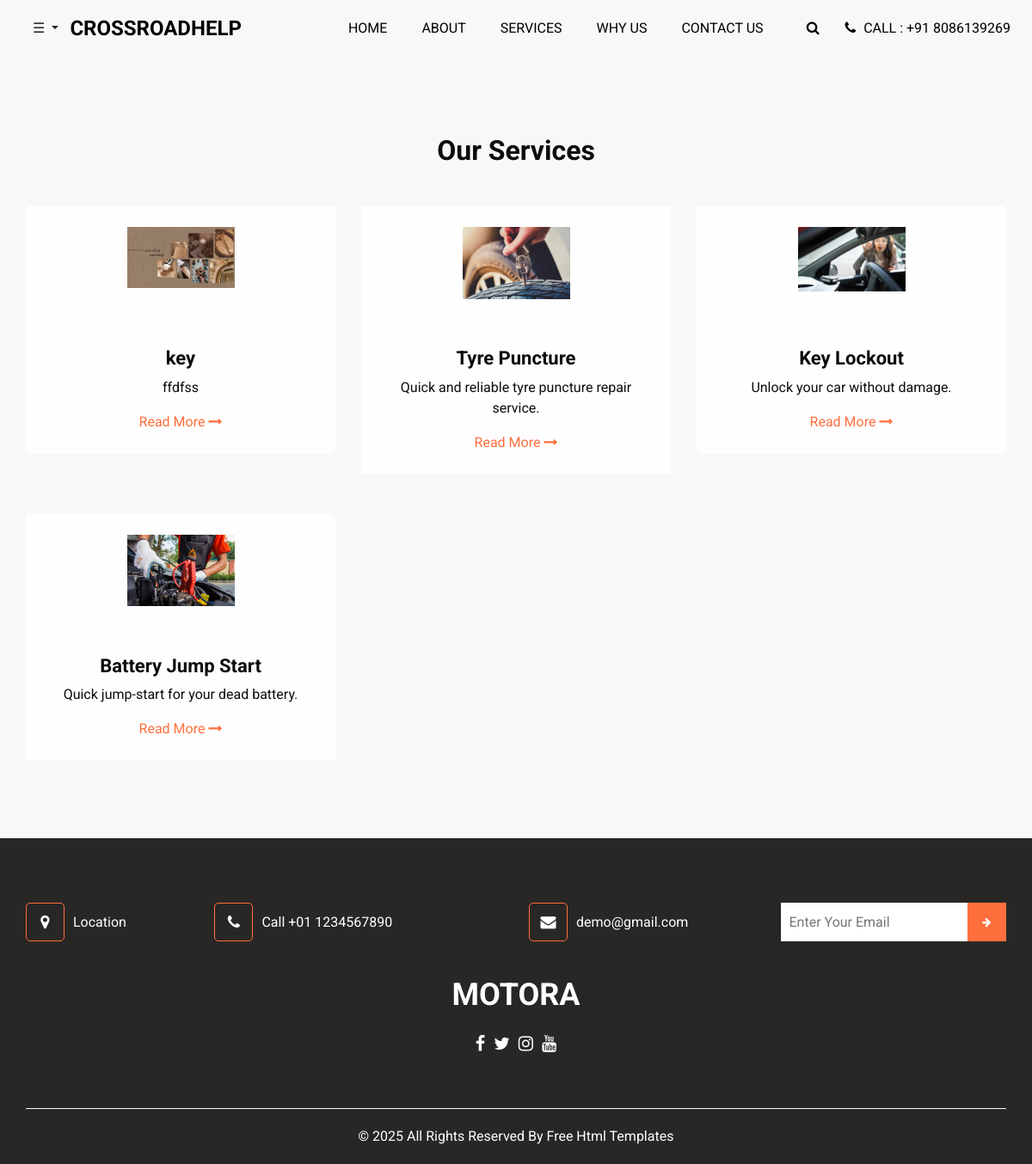
Before: /customer_welcome/service.html with the older database file.
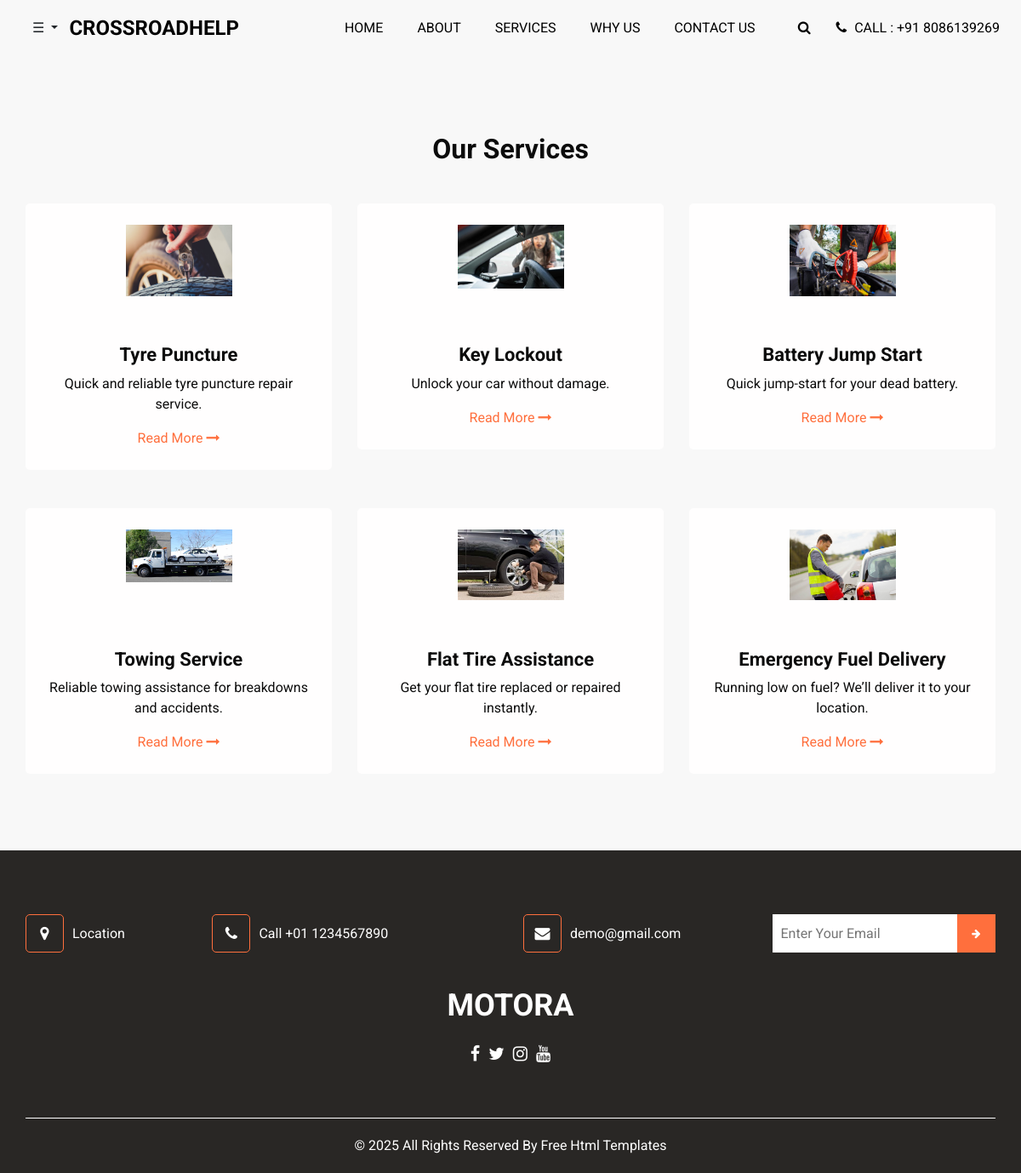
After: the same page with the newer database file.
### Home/models.py (models this page shows, shortened)
class ServiceProvided(models.Model):
    name = models.CharField(max_length=255)
    picture = models.ImageField(upload_to='services/')  # Main picture
    short_description = models.TextField()
    long_description = models.TextField()
    points_to_remember = models.TextField()
    additional_picture = models.ImageField(upload_to='services/', blank=True, null=True)  # Additional Picture

### Home/views.py (the view)
# urls.py: path('customer_welcome/service.html',views.service_list,name='service'),
def service_list(request):
    services = ServiceProvided.objects.all()
    return render(request, 'service.html', {'services': services})

### templates/service.html (shortened to what this page needs)
{% load static %}
<!DOCTYPE html>
<html>
<head>
  <link rel="stylesheet" type="text/css" href="{% static 'css/bootstrap.css' %}" />
  <link href="{% static 'css/font-awesome.min.css' %}" rel="stylesheet" />
  <link href="{% static 'css/style.css' %}" rel="stylesheet" />
  <link href="{% static 'css/responsive.css' %}" rel="stylesheet" />
</head>
<body>
  <header class="header_section">
    <div class="container-fluid">
      <nav class="navbar navbar-expand-lg custom_nav-container">
        <div class="dropdown">
          <button class="btn dropdown-toggle" type="button" id="menuButton" data-toggle="dropdown" aria-haspopup="true" aria-expanded="false">
            ☰
          </button>
        </div>
        <a class="navbar-brand" href="{% url 'home' %}">
          <span>CrossRoadHelp</span>
        </a>
        <div class="collapse navbar-collapse" id="navbarSupportedContent">
          <ul class="navbar-nav ml-auto">
            <li class="nav-item active">
              <a class="nav-link" href="index.html">Home <span class="sr-only">(current)</span></a>
            </li>
            <li class="nav-item">
              <a class="nav-link" href="about.html"> About</a>
            </li>
            <li class="nav-item">
              <a class="nav-link" href="service.html">Services</a>
            </li>
            <li class="nav-item">
              <a class="nav-link" href="why.html">Why Us</a>
            </li>
            <li class="nav-item">
              <a class="nav-link" href="contact.html">Contact Us</a>
            </li>
          </ul>
          <div class="quote_btn-container">
            <form class="form-inline">
              <button class="btn nav_search-btn" type="submit">
                <i class="fa fa-search" aria-hidden="true"></i>
              </button>
            </form>
            <a href="tel:+01123455678990">
              <i class="fa fa-phone" aria-hidden="true"></i>
              <span>Call : +91 8086139269 </span>
            </a>
          </div>
        </div>
      </nav>
    </div>
  </header>
  <section class="service_section layout_padding">
    <div class="container">
        <div class="heading_container heading_center">
            <h2>Our Services</h2>
        </div>
    </div>
    <div class="container">
        <div class="row">
            {% for service in services %}
            <div class="col-md-6 col-lg-4">
                <div class="box">
                    <div class="img-box">
                        <img src="{{ service.picture.url }}" alt="{{ service.name }}">
                    </div>
                    <div class="detail-box">
                        <h4>{{ service.name }}</h4>
                        <p>{{ service.short_description }}</p>
                        <a href="{% url 'service_detail' service.id %}">
                            Read More
                            <i class="fa fa-long-arrow-right" aria-hidden="true"></i>
                        </a>
                    </div>
                </div>
            </div>
            {% empty %}
            <p>No services available at the moment.</p>
            {% endfor %}
        </div>
    </div>
</section>
  <section class="info_section ">
    <div class="info_container ">
      <div class="container">
        <div class="row">
          <div class="col-lg-9">
            <div class="info_contact ">
              <div class="row">
                <div class="col-md-3">
                  <a href="#" class="link-box">
                    <i class="fa fa-map-marker" aria-hidden="true"></i>
                    <span>
                      Location
                    </span>
                  </a>
                </div>
                <div class="col-md-5">
                  <a href="#" class="link-box">
                    <i class="fa fa-phone" aria-hidden="true"></i>
                    <span>
                      Call +01 1234567890
                    </span>
                  </a>
                </div>
                <div class="col-md-4">
                  <a href="#" class="link-box">
                    <i class="fa fa-envelope" aria-hidden="true"></i>
                    <span>
                      demo@gmail.com
                    </span>
                  </a>
                </div>
              </div>
            </div>
          </div>
          <div class="col-md-5  col-lg-3 mx-auto">
            <div class="info_form ">
              <form action="#">
                <input type="email" placeholder="Enter Your Email" />
                <button>
                  <i class="fa fa-arrow-right" aria-hidden="true"></i>
                </button>
              </form>
            </div>
          </div>
        </div>
        <div class="info_logo">
          <a class="navbar-brand" href="index.html">
            <span>
              Motora
            </span>
          </a>
        </div>
        <div class="social-box">
          <a href="">
            <i class="fa fa-facebook" aria-hidden="true"></i>
          </a>
          <a href="">
            <i class="fa fa-twitter" aria-hidden="true"></i>
          </a>
          <a href="">
            <i class="fa fa-instagram" aria-hidden="true"></i>
          </a>
          <a href="">
            <i class="fa fa-youtube" aria-hidden="true"></i>
          </a>
        </div>
      </div>
    </div>
  </section>
  <footer class="footer_section">
    <div class="container">
      <p>
        &copy; <span id="displayYear"></span> All Rights Reserved By
        <a href="https://html.design/">Free Html Templates</a>
      </p>
    </div>
  </footer>
</body>
</html>

### static/css/style.css (style rules this page uses)
html { overflow-x: hidden; }
body { font-family: "Roboto", sans-serif; color: #0c0c0c; background-color: #f8f8f8; overflow-x: hidden; }
section { max-width: 1400px; margin: auto; }
.layout_padding { padding: 90px 0; }
.heading_container { display: -webkit-box; display: -ms-flexbox; display: flex; -webkit-box-orient: vertical; -webkit-box-direction: normal; -ms-flex-direction: column; flex-direction: column; -webkit-box-align: start; -ms-flex-align: start; align-items: flex-start; }
.heading_container h2 { position: relative; font-weight: bold; margin: 0; }
.heading_container.heading_center { -webkit-box-align: center; -ms-flex-align: center; align-items: center; text-align: center; }
a, a:hover, a:focus { text-decoration: none; }
.btn, .btn:focus { outline: none !important; -webkit-box-shadow: none; box-shadow: none; }
.header_section .container-fluid { padding-right: 25px; padding-left: 25px; }
.navbar-brand span { font-weight: bold; color: #000000; font-size: 24px; text-transform: uppercase; }
.custom_nav-container { padding: 10px 0; }
.custom_nav-container .navbar-nav .nav-item .nav-link { padding: 5px 20px; color: #000000; text-align: center; text-transform: uppercase; }
.custom_nav-container .nav_search-btn { width: 35px; height: 35px; padding: 0; border: none; color: #000000; margin: 0 20px; }
.quote_btn-container { display: -webkit-box; display: -ms-flexbox; display: flex; -webkit-box-align: center; -ms-flex-align: center; align-items: center; }
.quote_btn-container a { color: #000000; text-transform: uppercase; }
.quote_btn-container a span { margin-left: 5px; }
.service_section { position: relative; }
.service_section .box { margin-top: 45px; display: -webkit-box; display: -ms-flexbox; display: flex; -webkit-box-orient: vertical; -webkit-box-direction: normal; -ms-flex-direction: column; flex-direction: column; -webkit-box-align: center; -ms-flex-align: center; align-items: center; text-align: center; padding: 25px; background-color: #fffefe; border-radius: 5px; }
.service_section .box .img-box { width: 125px; height: 125px; }
.service_section .box .img-box img { width: 100%; }
.service_section .box .detail-box { margin-top: 15px; }
.service_section .box .detail-box h4 { font-weight: bold; font-size: 22px; }
.service_section .box .detail-box a { color: #ff6f3d; }
.info_section { background-color: #292725; color: #ffffff; padding: 75px 0 60px 0; }
.info_section .row { -webkit-box-align: center; -ms-flex-align: center; align-items: center; }
.info_section .info_logo { display: -webkit-box; display: -ms-flexbox; display: flex; -webkit-box-pack: center; -ms-flex-pack: center; justify-content: center; margin-bottom: 15px; }
.info_section .info_logo .navbar-brand { margin: 0; padding: 0; }
.info_section .info_logo .navbar-brand span { color: #ffffff; font-size: 36px; }
.info_section .info_contact .link-box { display: -webkit-box; display: -ms-flexbox; display: flex; -webkit-box-align: center; -ms-flex-align: center; align-items: center; color: #ffffff; margin-bottom: 35px; }
.info_section .info_contact .link-box i { width: 45px; height: 45px; line-height: 45px; border: 1px solid #ff6f3d; text-align: center; border-radius: 5px; font-size: 18px; margin-right: 10px; }
.info_section .info_form { margin-bottom: 35px; }
.info_section .info_form form { display: -webkit-box; display: -ms-flexbox; display: flex; }
.info_section .info_form form input { -webkit-box-flex: 1; -ms-flex: 1; flex: 1; height: 45px; border: none; padding-left: 10px; }
.info_section .info_form form button { width: 45px; height: 45px; background-color: #ff6f3d; color: #ffffff; border: none; outline: none; font-size: 12px; margin: 0; }
.info_section .social-box { display: -webkit-box; display: -ms-flexbox; display: flex; -webkit-box-pack: center; -ms-flex-pack: center; justify-content: center; }
.info_section .social-box a { margin: 0 5px; color: #ffffff; font-size: 20px; }
.footer_section { position: relative; background-color: #292725; text-align: center; }
.footer_section p { color: #ffffff; padding: 20px 0; margin: 0; border-top: 1px solid #ffffff; }
.footer_section p a { color: inherit; }

### static/css/responsive.css (style rules this page uses)
@media (min-width: 1200px) { .container { max-width: 1170px; } }

Changed rows visible on the page:
removed ServiceProvided: picture (picture), name "key", short_description "ffdfss"
added ServiceProvided: picture (picture), name "Towing Service", short_description "Reliable towing assistance for breakdowns and accidents."
added ServiceProvided: picture (picture), name "Flat Tire Assistance", short_description "Get your flat tire replaced or repaired instantly."
added ServiceProvided: picture (picture), name "Emergency Fuel Delivery", short_description "Running low on fuel? We’ll deliver it to your location."
